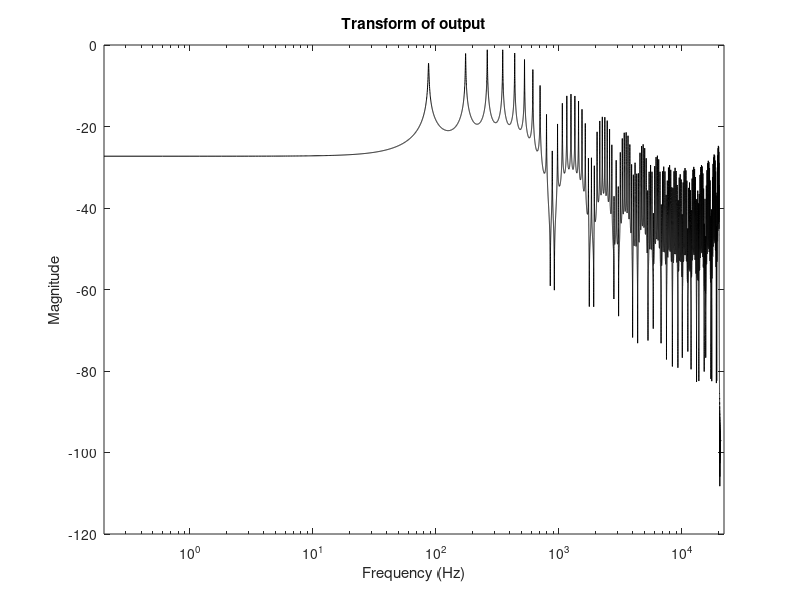

Source code (MATLAB):
%%%%%%%%%%%%%%%%%%%%%%%%%%%%%%%%%%%%%%%%%%%%%%%%%%%%%%%%%%%%%%%%%%%%%%%%%%%
%%%         PBMMI:Stiff string-basic
%%%         Author:Nuolin Lai
%%%         Create Date:11/03/2021
%%%         Last modify date:11/03/2021
%%%%%%%%%%%%%%%%%%%%%%%%%%%%%%%%%%%%%%%%%%%%%%%%%%%%%%%%%%%%%%%%%%%%%%%%%%%

clear all
close all

%%%%% flags

plot_on = 0;                % in-loop plotting on (1) or off (0)
itype = 1;                  % type of input: 1: struck, 2: plucked

%%%%% parameters

% physical string parameters

T = 120;                     % tension (N)
r = 0.0004;                 % string radius (m)
E = 2e11;                   % Young's modulus (Pa) for steel
rho = 7850;                 % density (kg/m^3)
T60 = 5;                    % T60 (s)
L = 1;                      % length (m)

% I/O

SR = 44100;                 % sample rate (Hz)
Tf = 5;                     % duration of simulation (s)

xi = 0.9;                   % coordinate of excitation (normalised, 0-1)
famp = 1;                   % peak amplitude of excitation (N)
dur = 0.001;                % duration of excitation (s)
exc_st = 0.1;               % start time of excitation (s)

xo = 0.1;                   % coordinate of output (normalised, 0-1)

%%%%% Q1: perform standard checking on all these parameters (for non-negativity, e.g.), producing an
%%%%% exit error message or warning as appropriate. In addition, find a way
%%%%% to check that, from these parameters, the number N of segments which
%%%%% will be later derived is less than 10000, and exit if it is violated. 
%%%%% Also, find a way to check that, for a given choice of xo or xi, the
%%%%% resulting grid location, in metres, will be at least h metres away 
%%%%% from either endpoint of the string, at x=0 or x=L. Also check that
%%%%% the full duration of your excitation pulse falls within the time span
%%%%% [0, Tf] of the simulation!

%%%%% Add this code below:

%%%%%%%%%%%%%%%%%%%%%%%%%%%%%%%%%%%%%%%%%%%%%%%%%%%%%%%%%%%%%%%%%%%%%%%%%%%

%%%%%%%%%%%%%%%%%%%%%%%%%%%%%%%%%%%%%%%%%%%%%%%%%%%%%%%%%%%%%%%%%%%%%%%%%%%

%%%%% derived parameters

A = pi*r^2;                 % string cross-sectional area
I = 0.25*pi*r^4;            % string moment of inertia
c = sqrt(T/(rho*A));        % wave speed
K = sqrt(E*I/(rho*A));      % stiffness constant 
sig = 6*log(10)/T60;        % frequency independent loss parameter

%%%%% grid

k = 1/SR;                   % time step

%%%%% Q2: determine, from the system parameters c and K and the time step
%%%%% k, a minimal grid spacing hmin. Then, from hmin and L, determine the
%%%%% number of grid spacings N into which the string may be divided evenly,
%%%%% as close to hmin (but not below!) as possible. Then, reset h from N and
%%%%% L. 



%%%%%%%%%%%%%%%%%%%%%%%%%%%%%%%%%%%%%%%%%%%%%%%%%%%%%%%%%%%%%%%%%%%%%%%%%%%

%%%%% YOUR CODE (SEE Q2)

hmin = sqrt(1/2*(c^2*k^2+sqrt(c^4*k^4+16*K^2*k^2))); % minimal step
N = floor(L/(hmin));                                 % Number of step
h = L/N;                                             % calculate step again

% stability assert

assert(N<10000,'error! Please check your input parameter'); 
assert(h >= hmin,'error! Please check your input parameter');
assert((xi*L)>h,'error! Please check your input parameter');
assert((L-xi*L)>h,'error! Please check your input parameter');
assert(dur<Tf,'error! Please check your input parameter');
assert(T>0||r>0||E>0||rho>0||T60>0||Tf>0,'error! Please check your input parameter')

%%%%%%%%%%%%%%%%%%%%%%%%%%%%%%%%%%%%%%%%%%%%%%%%%%%%%%%%%%%%%%%%%%%%%%%%%%%

% create force signal

Nf = floor(SR*Tf);                      % number of time steps

%%%%% Q3: from the itype flag, and the parameters dur, exc_st and famp,
%%%%% generate a vector f of length Nf samples, representing the input
%%%%% force in Newtons. 

%%%%% Add this code below:

%%%%%%%%%%%%%%%%%%%%%%%%%%%%%%%%%%%%%%%%%%%%%%%%%%%%%%%%%%%%%%%%%%%%%%%%%%%

t_vec = (0:Nf-1)/SR;                    % Time vector
f = zeros(1,Nf);                        % initialise force signal

for n = 1:Nf
    if t_vec(n)>=exc_st && t_vec(n)<=exc_st+dur % if in this time window then do
        f(n) = 1/2*famp*(1-cos(itype*pi()*(t_vec(n)-exc_st)/dur)); % signal expression
    end
end

%%%%%%%%%%%%%%%%%%%%%%%%%%%%%%%%%%%%%%%%%%%%%%%%%%%%%%%%%%%%%%%%%%%%%%%%%%%

%%%%% scheme coefficients

% matrices

%%%%% Q4: Referring to the matrix form of the update in the main loop, of
%%%%% the form u = B*u1-C*u2+J*f(n), design (N-1)x(N-1) matrices B and C,
%%%%% in sparse form, as well as an (N-1)x1 vector J, selecting the input
%%%%% location. Also, for the output y(n) = c'*u, define an (N-1)x1 vector
%%%%% c, selecting the output location. All of these matrices and vectors should be
%%%%% represented in sparse form!

%%%%%%%%%%%%%%%%%%%%%%%%%%%%%%%%%%%%%%%%%%%%%%%%%%%%%%%%%%%%%%%%%%%%%%%%%%%

%%%%% YOUR CODE (SEE Q4)
I_mtx = speye(N-1);                                       % eye matrix
e = ones(N-1,1);                                          % unit vector
Dxx = 1/h^2*spdiags([e -2*e e], -1:1, N-1,N-1);           % Dxx matrix
spdiags_1 = spdiags([e -4*e 6*e -4*e e], -2:2, N-1,N-1);  % sparse matrix
spdiags_1(1,1) = 5;
spdiags_1(N-1,N-1) = 5;
Dxxxx = (1/h^4)*spdiags_1;                                % Dxxxx sparse matrix
B = 1/(1+sig*k)*(2 * I_mtx + c^2*k^2*Dxx -K^2*k^2*Dxxxx); % coefficient of u1
C = -(-1 + sig*k)/(1+sig*k)*I_mtx;                        % coefficient of u2
li = floor(xi/h);                                         % index of input position
lo = floor(xo/h);                                         % index of output position
J = zeros(N-1,1);                                         % initialse J
J(li) = 1;
J = k^2/(rho*A*h)*J;                                      % calculate J
c_v = zeros(N-1,1);
c_v(lo) = 1;                                              % output selection

%%%%%%%%%%%%%%%%%%%%%%%%%%%%%%%%%%%%%%%%%%%%%%%%%%%%%%%%%%%%%%%%%%%%%%%%%%%

%%%%% initialise scheme variables

u2 = zeros(N-1,1);              % state
u1 = u2;                        % state
u = u2;                         % state

y = zeros(Nf,1);                % output

%%%%% main loop

tic
for n=1:Nf
    
    % update state, and insert current value of f.
    
    u = B*u1-C*u2+J*f(n);
    
    % read output
    
    y(n) = c_v'*u;
    
    % plot
    
    if(plot_on==1)
        % draw current state
        figure(1)
        plot([1:N-1]'*h, u, 'k');
        xlabel('x (m)')
        ylabel('u (m)')
        axis([0 L -0.005 0.005])
        drawnow
    end
    
    % shift state
    
    u2 = u1;
    u1 = u;
    
end
toc

%%%%% play sound

soundsc(y,SR);

%%%%% plot spectrum

figure(2)

yfft = 10*log10(abs(fft(y)));
semilogx([0:Nf-1]'*(SR/Nf), yfft, 'k')
xlim([0 SR/2])
xlabel('Frequency (Hz)')
ylabel('Magnitude')
title('Transform of output')

%%%%% BEYOND THE BASICS
%%%%% There are many ways to go from this point. You might consider:

%%%%% B1: find physical string parameters (see above) corresponding to an acoustic guitar, with EADGBE tuning. 
%%%%% You may do this partly by tracking down published values in the literature. 
%%%%% Length L, Young's modulus E, radius r and density rho will be easy to find. Tension T will be more difficult. 
%%%%% T60 will be nearly impossible to find. For any such values which you cannot find, find recordings of
%%%%% isolated notes, and attempt to estimate these (scientifically, using Fourier transform analysis to ascertain the location of spectral
%%%%% peaks and bandwidths). You will need to find six separate sets of
%%%%% parameters for each string on the guitar (EADGBE). Add code to toggle
%%%%% the different notes (say, a flag string_num taking on values from 1
%%%%% to 6) in order to select a particular parameter set. 

%%%%% B2: Generalise this code such that it is capable of emulating not one string, 
%%%%% but all six in the acoustic guitar. It should produce a monophonic
%%%%% audio output, corresponding to a direct sum of the individual output signals from
%%%%% each string. Please configure your code such that it produces a
%%%%% single vector (which you can still call "y"), of duration 5 seconds,
%%%%% which consists of the six notes EADGBG played in ascending order, and
%%%%% at intervals of 0.5 seconds, with the first note occuring at t=0 seconds. You may decide whether a) you simply
%%%%% run six main loops serially (i.e., one after another), generating six output vectors 
%%%%% which you then simply add together or b) whether
%%%%% you will use one main loop, over which you perform the updates on all
%%%%% strings. NB: you will need to add separate excitation parameters,
%%%%% i.e., xi, famp, exc_st and dur, as well as output location xo for
%%%%% each separate string! Can you consolidate the state of all six
%%%%% strings into a single vector? This allows a single state space update
%%%%% of the entire system.

%%%%% B3: if you are working on a six (or more) string...consider ways of mixing the six output vectors from the six
%%%%% strings to a stereo output (you could imagine panning these channels
%%%%% individually from -1 (left) to 1 (right))

%%%%% B4: if you are working on a six (or more) string, create a way of managing or generating many input events (beyond just simply
%%%%% playing six notes in succession). Do not forget that each note will
%%%%% be described by five parameters: xi, famp, dur and exc_st, as well as
%%%%% the string number (1-6 in this case). Can you develop functions which
%%%%% emulate upward or downward strums? A block chord? Can you employ
%%%%% targeted randomness in your note parameter generation to get more natural
%%%%% sound?

%%%%% B5: find a more perceptually reasonable way of setting string
%%%%% parameters (e.g., in terms of fundamental frequency and
%%%%% inharmonicity, or MIDI note number, or even note names like A or B or material names like steel or gold, referring to tables where material values are held)

%%%%% B6: generate the most interesting piece of music (of exactly 20
%%%%% seconds duration) that you can. Best examples in descending order will receive 3,2,and 1 extra points,
%%%%% respectively. Include this as a separate .wav file in your
%%%%% submission...if you dare! If it's really bad, I reserve the right to
%%%%% give negative points. For example...it had better at least be in
%%%%% stereo. 

%%%%% B7: introduce frequency-dependent loss (as well as a way of
%%%%% specifying a variation in T60). This is covered in NSS. If you do
%%%%% this, use an explicit scheme, and make sure that you adjust the
%%%%% numerical stability condition, from Q2, accordingly! Your C and B matrices, from Q4, will
%%%%% also need minor changes!

%%%%% B8: Build in a calculation of the numerical energy for the scheme,
%%%%% following the definitions in lecture and NSS---NB the energy will be
%%%%% conserved to machine accuracy only under lossless conditions! You
%%%%% could plot the relative variation in the total energy as a function
%%%%% of time step, and demonstrate that it is conserved to machine
%%%%% precision. 





